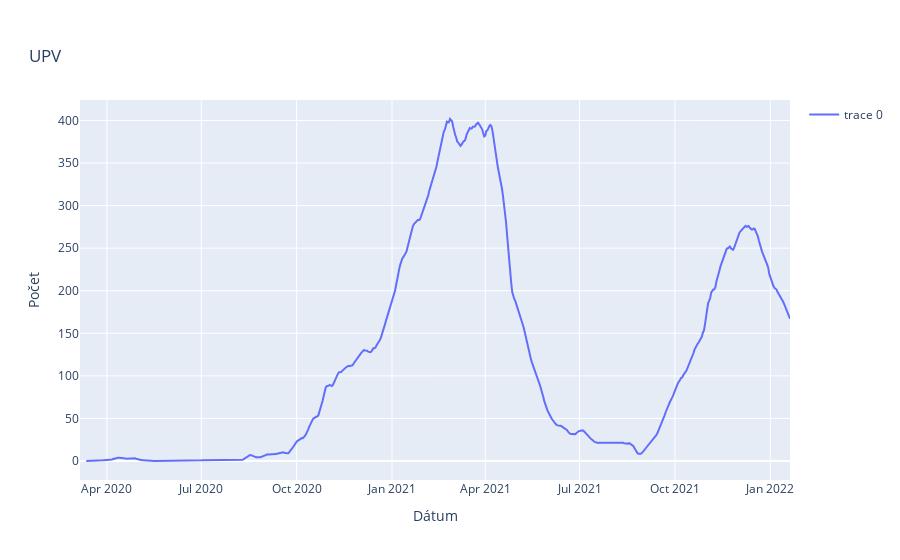

Notebook code cell kept with this figure:
### Code cell
dates = [datetime.strptime(d,"%Y-%m-%d").date() for d in df['Date']]
upv = np.array(df["Sum"])

fig = go.Figure([
    #go.Scatter(x=df['Date'], y=df['Sum']),
    go.Scatter(x=df['Date'], y=df['mean_7'])
])

fig.update_layout(
   title = {
      'text': 'UPV',
      'xanchor': 'center',
      'yanchor': 'top'
   },
   xaxis_title = 'Dátum',
   yaxis_title = 'Počet',
   showlegend = True)

fig.show()

### Figure 1 — Plotly figure (JSON) as saved in the notebook; plotly's stock layout.template omitted (floating-point values rounded to 4 significant figures; data arrays with more than 128 entries replaced by an {"elided": "..."} marker saying what was removed)
{"data": [{"type": "scatter", "x": {"elided": "686 str values"}, "y": {"elided": "686 float values"}}], "layout": {"autosize": true, "showlegend": true, "title": {"text": "UPV", "xanchor": "center", "yanchor": "top"}, "xaxis": {"autorange": true, "range": ["2020-03-06", "2022-01-20"], "title": {"text": "Dátum"}, "type": "date"}, "yaxis": {"autorange": true, "range": [-22.32, 424.0], "title": {"text": "Počet"}, "type": "linear"}}}
